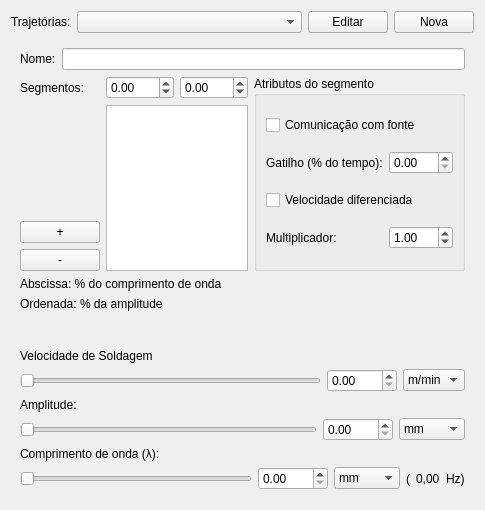
<?xml version="1.0" encoding="UTF-8"?>
<ui version="4.0">
 <class>CustomTrajectoryWidget</class>
 <widget class="QWidget" name="CustomTrajectoryWidget">
  <property name="geometry">
   <rect>
    <x>0</x>
    <y>0</y>
    <width>467</width>
    <height>510</height>
   </rect>
  </property>
  <property name="windowTitle">
   <string>Form</string>
  </property>
  <layout class="QVBoxLayout" name="verticalLayout">
   <item>
    <layout class="QHBoxLayout" name="horizontalLayout">
     <item>
      <widget class="QLabel" name="label_2">
       <property name="sizePolicy">
        <sizepolicy hsizetype="Minimum" vsizetype="Preferred">
         <horstretch>0</horstretch>
         <verstretch>0</verstretch>
        </sizepolicy>
       </property>
       <property name="text">
        <string>Trajetórias:</string>
       </property>
      </widget>
     </item>
     <item>
      <widget class="QComboBox" name="trajListComboBox">
       <property name="sizePolicy">
        <sizepolicy hsizetype="Expanding" vsizetype="Fixed">
         <horstretch>0</horstretch>
         <verstretch>0</verstretch>
        </sizepolicy>
       </property>
      </widget>
     </item>
     <item>
      <widget class="QPushButton" name="editCancelButton">
       <property name="text">
        <string>Editar</string>
       </property>
      </widget>
     </item>
     <item>
      <widget class="QPushButton" name="newSaveButton">
       <property name="text">
        <string>Nova</string>
       </property>
      </widget>
     </item>
    </layout>
   </item>
   <item>
    <widget class="QWidget" name="editWidget" native="true">
     <layout class="QGridLayout" name="gridLayout_3">
      <item row="1" column="1">
       <widget class="QGroupBox" name="groupBox">
        <property name="title">
         <string>Atributos do segmento</string>
        </property>
        <layout class="QGridLayout" name="gridLayout_2">
         <item row="0" column="0" colspan="2">
          <widget class="QCheckBox" name="checkBox">
           <property name="text">
            <string>Comunicação com fonte</string>
           </property>
          </widget>
         </item>
         <item row="1" column="0">
          <widget class="QLabel" name="label_6">
           <property name="text">
            <string>Gatilho (% do tempo):</string>
           </property>
          </widget>
         </item>
         <item row="1" column="1">
          <widget class="QDoubleSpinBox" name="doubleSpinBox_2">
           <property name="maximum">
            <double>100.000000000000000</double>
           </property>
           <property name="value">
            <double>0.000000000000000</double>
           </property>
          </widget>
         </item>
         <item row="2" column="0" colspan="2">
          <widget class="QCheckBox" name="checkBox_2">
           <property name="text">
            <string>Velocidade diferenciada</string>
           </property>
          </widget>
         </item>
         <item row="3" column="0">
          <widget class="QLabel" name="label_5">
           <property name="text">
            <string>Multiplicador:</string>
           </property>
          </widget>
         </item>
         <item row="3" column="1">
          <widget class="QDoubleSpinBox" name="doubleSpinBox">
           <property name="minimum">
            <double>0.100000000000000</double>
           </property>
           <property name="maximum">
            <double>4.000000000000000</double>
           </property>
           <property name="value">
            <double>1.000000000000000</double>
           </property>
          </widget>
         </item>
        </layout>
       </widget>
      </item>
      <item row="0" column="0" colspan="2">
       <layout class="QHBoxLayout" name="horizontalLayout_2">
        <item>
         <widget class="QLabel" name="label_7">
          <property name="text">
           <string>Nome:</string>
          </property>
         </widget>
        </item>
        <item>
         <widget class="QLineEdit" name="trajNameLineEdit"/>
        </item>
       </layout>
      </item>
      <item row="3" column="0" colspan="2">
       <widget class="QLabel" name="label_4">
        <property name="text">
         <string>Ordenada: % da amplitude</string>
        </property>
       </widget>
      </item>
      <item row="1" column="0">
       <layout class="QGridLayout" name="gridLayout">
        <item row="0" column="0">
         <widget class="QLabel" name="label">
          <property name="text">
           <string>Segmentos:</string>
          </property>
         </widget>
        </item>
        <item row="0" column="2">
         <widget class="QDoubleSpinBox" name="ycoordSpinBox">
          <property name="minimum">
           <double>-500.000000000000000</double>
          </property>
          <property name="maximum">
           <double>500.000000000000000</double>
          </property>
         </widget>
        </item>
        <item row="0" column="1">
         <widget class="QDoubleSpinBox" name="xcoordSpinBox">
          <property name="minimum">
           <double>-500.000000000000000</double>
          </property>
          <property name="maximum">
           <double>500.000000000000000</double>
          </property>
         </widget>
        </item>
        <item row="1" column="1" rowspan="4" colspan="2">
         <widget class="QListWidget" name="pointListWidget"/>
        </item>
        <item row="4" column="0">
         <widget class="QPushButton" name="delPtButton">
          <property name="text">
           <string>-</string>
          </property>
         </widget>
        </item>
        <item row="3" column="0">
         <widget class="QPushButton" name="addPtButton">
          <property name="sizePolicy">
           <sizepolicy hsizetype="Minimum" vsizetype="Fixed">
            <horstretch>0</horstretch>
            <verstretch>0</verstretch>
           </sizepolicy>
          </property>
          <property name="text">
           <string>+</string>
          </property>
         </widget>
        </item>
       </layout>
      </item>
      <item row="2" column="0" colspan="2">
       <widget class="QLabel" name="label_3">
        <property name="text">
         <string>Abscissa: % do comprimento de onda</string>
        </property>
       </widget>
      </item>
      <item row="4" column="0" colspan="2">
       <spacer name="verticalSpacer">
        <property name="orientation">
         <enum>Qt::Vertical</enum>
        </property>
        <property name="sizeHint" stdset="0">
         <size>
          <width>20</width>
          <height>40</height>
         </size>
        </property>
       </spacer>
      </item>
     </layout>
    </widget>
   </item>
   <item>
    <spacer name="verticalSpacer_2">
     <property name="orientation">
      <enum>Qt::Vertical</enum>
     </property>
     <property name="sizeHint" stdset="0">
      <size>
       <width>20</width>
       <height>40</height>
      </size>
     </property>
    </spacer>
   </item>
   <item>
    <widget class="QWidget" name="paramsWidget" native="true">
     <layout class="QVBoxLayout" name="verticalLayout_4">
      <item>
       <layout class="QGridLayout" name="gridLayout_12">
        <item row="1" column="0">
         <widget class="QSlider" name="trWeldSpeedSlider">
          <property name="maximum">
           <number>300</number>
          </property>
          <property name="orientation">
           <enum>Qt::Horizontal</enum>
          </property>
         </widget>
        </item>
        <item row="1" column="2">
         <widget class="QComboBox" name="trWeldSpeedUnitComboBox">
          <item>
           <property name="text">
            <string>m/min</string>
           </property>
          </item>
          <item>
           <property name="text">
            <string>mm/s</string>
           </property>
          </item>
          <item>
           <property name="text">
            <string>rpm</string>
           </property>
          </item>
          <item>
           <property name="text">
            <string>rps</string>
           </property>
          </item>
         </widget>
        </item>
        <item row="0" column="0">
         <widget class="QLabel" name="label_14">
          <property name="text">
           <string>Velocidade de Soldagem</string>
          </property>
         </widget>
        </item>
        <item row="1" column="1">
         <widget class="QDoubleSpinBox" name="trWeldSpeedSpinBox">
          <property name="minimumSize">
           <size>
            <width>70</width>
            <height>0</height>
           </size>
          </property>
         </widget>
        </item>
       </layout>
      </item>
      <item>
       <layout class="QGridLayout" name="gridLayout_6">
        <item row="1" column="0">
         <widget class="QSlider" name="trAmplitudeSlider">
          <property name="maximum">
           <number>300</number>
          </property>
          <property name="orientation">
           <enum>Qt::Horizontal</enum>
          </property>
         </widget>
        </item>
        <item row="1" column="1">
         <widget class="QDoubleSpinBox" name="trAmplitudeSpinBox">
          <property name="minimumSize">
           <size>
            <width>70</width>
            <height>0</height>
           </size>
          </property>
         </widget>
        </item>
        <item row="1" column="2">
         <widget class="QComboBox" name="trAmplitudeUnitComboBox">
          <property name="sizeIncrement">
           <size>
            <width>0</width>
            <height>0</height>
           </size>
          </property>
          <item>
           <property name="text">
            <string>mm</string>
           </property>
          </item>
          <item>
           <property name="text">
            <string>cm</string>
           </property>
          </item>
          <item>
           <property name="text">
            <string>m</string>
           </property>
          </item>
          <item>
           <property name="text">
            <string>pulsos</string>
           </property>
          </item>
          <item>
           <property name="text">
            <string>&quot;</string>
           </property>
          </item>
         </widget>
        </item>
        <item row="0" column="0">
         <widget class="QLabel" name="label_9">
          <property name="text">
           <string>Amplitude:</string>
          </property>
         </widget>
        </item>
       </layout>
      </item>
      <item>
       <layout class="QGridLayout" name="gridLayout_10">
        <item row="1" column="1">
         <widget class="QDoubleSpinBox" name="trLambdaSpinBox">
          <property name="minimumSize">
           <size>
            <width>70</width>
            <height>0</height>
           </size>
          </property>
         </widget>
        </item>
        <item row="1" column="2">
         <widget class="QComboBox" name="trLambdaUnitComboBox">
          <property name="sizeIncrement">
           <size>
            <width>0</width>
            <height>0</height>
           </size>
          </property>
          <item>
           <property name="text">
            <string>mm</string>
           </property>
          </item>
          <item>
           <property name="text">
            <string>cm</string>
           </property>
          </item>
          <item>
           <property name="text">
            <string>m</string>
           </property>
          </item>
          <item>
           <property name="text">
            <string>pulsos</string>
           </property>
          </item>
          <item>
           <property name="text">
            <string>&quot;</string>
           </property>
          </item>
         </widget>
        </item>
        <item row="1" column="0">
         <widget class="QSlider" name="trLambdaSlider">
          <property name="maximum">
           <number>300</number>
          </property>
          <property name="orientation">
           <enum>Qt::Horizontal</enum>
          </property>
         </widget>
        </item>
        <item row="0" column="0">
         <widget class="QLabel" name="label_33">
          <property name="text">
           <string>Comprimento de onda (λ):</string>
          </property>
         </widget>
        </item>
        <item row="1" column="5">
         <widget class="QLabel" name="label_15">
          <property name="text">
           <string>Hz)</string>
          </property>
         </widget>
        </item>
        <item row="1" column="4">
         <widget class="QLabel" name="frLabel">
          <property name="text">
           <string>0,00</string>
          </property>
         </widget>
        </item>
        <item row="1" column="3">
         <widget class="QLabel" name="label_12">
          <property name="text">
           <string>(</string>
          </property>
         </widget>
        </item>
       </layout>
      </item>
     </layout>
    </widget>
   </item>
   <item>
    <spacer name="verticalSpacer_3">
     <property name="orientation">
      <enum>Qt::Vertical</enum>
     </property>
     <property name="sizeHint" stdset="0">
      <size>
       <width>20</width>
       <height>40</height>
      </size>
     </property>
    </spacer>
   </item>
  </layout>
 </widget>
 <resources/>
 <connections/>
</ui>
